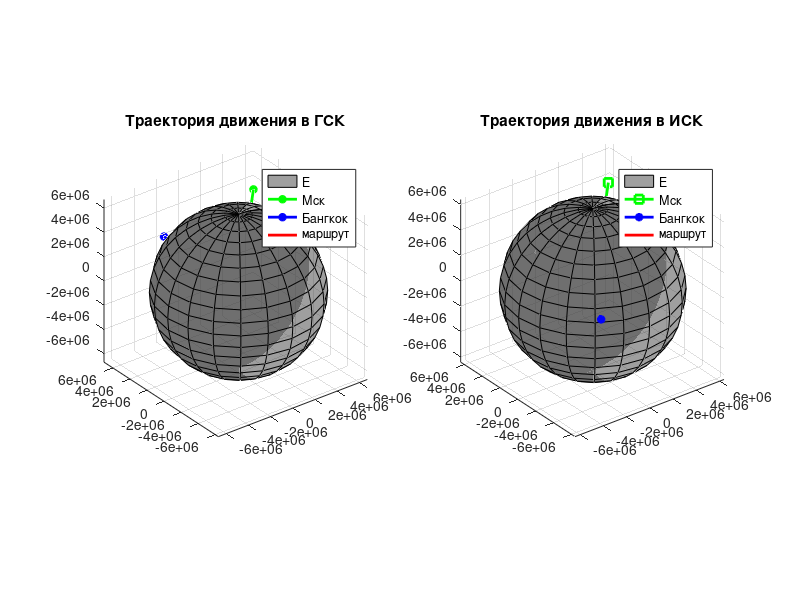

Here is the MATLAB script that generated this plot:
clear;
clc;

fprintf ("I.M.Markov - \n");
fprintf ("Primitive orthodromy realization\n");
fprintf ("==================================\n");


%% Блок начальных условий =================================================

try
    % Инит данные для моделирования
    initial_data = struct;   % Структура начальных условий
    
    initial_data.m0 = [55.7558, 37.6173]; % МСК
    % initial_data.m1 = [51.1, 0.12];% Лондон
    initial_data.m1 = [13.7563, 100.5018]; % Бангкок

    initial_data.W = 250; % Модуль вектора путевой скорости [м/с ]
    initial_data.t = 60 * 60; % Время в движении [sec]
    initial_data.h = 1000000; % высота движения
    initial_data.Hz = 10; % Герцовка записи данных
    
    const_values = struct; % Структура константных значений
    const_values.W_earth = 7.2921159e-5; % [1/sec]
    const_values.R_earth = 6371000; % R Земли [m]
    
    output_data = struct; % Структура выходных (итоговых данных)
    
    MACROS = struct;
    MACROS.plot = 1;
    MACROS.save_grafs = 0;

    fprintf ("[INFO] == data initial success\n");
catch exception
    fprintf ("[ERROR] == error with data initialization -> %s\n", exception.message);
end


%% Подготовка дополнительных данных =======================================
% Градусы в радианы
initial_data.m0 = deg2rad(initial_data.m0);
initial_data.m1 = deg2rad(initial_data.m1);

% переводим широты и долготы в декартовы координаты
initial_data.e0 = ...
    (const_values.R_earth +initial_data.h) * [cos(initial_data.m0(1)) * cos(initial_data.m0(2));
                                              cos(initial_data.m0(1)) * sin(initial_data.m0(2));
                                              sin(initial_data.m0(1))];


initial_data.e1 = ...
    (const_values.R_earth +initial_data.h) * [cos(initial_data.m1(1)) * cos(initial_data.m1(2));
                                              cos(initial_data.m1(1)) * sin(initial_data.m1(2));
                                              sin(initial_data.m1(1))];


% Угол поворота
alpha = atan2( norm(cross(initial_data.e0,initial_data.e1)), ...
                        dot(initial_data.e0,initial_data.e1) );

% вектор поворота
e_c = cross(initial_data.e0, initial_data.e1); e_c = e_c / norm(e_c);

% Длина маршрута:
L = (const_values.R_earth + initial_data.h) * alpha;

% Время в пути:
T = L / initial_data.W;

% Угловая скорость
wc = initial_data.W / (const_values.R_earth + initial_data.h);

% Шаг времени
dt = 0:(1 / initial_data.Hz):T;

C = [0,      -e_c(3),  e_c(2);
     e_c(3),  0,       -e_c(1);
     -e_c(2), e_c(1),  0];

% Определяем шаг угловой скорости вращения
step_beta = wc * (1 / initial_data.Hz);

% Создаём итоговые массивы выходных данных
output_data.r_m_gsk = zeros (length(0:step_beta:alpha), 3);
output_data.r_m_isk = zeros (length(0:step_beta:alpha), 3);
output_data.v_m_gsk = zeros (length(0:step_beta:alpha), 3);
output_data.v_m_isk = zeros (length(0:step_beta:alpha), 3);

% Матрица поворота с учётом углового шага
A = (eye(3) * cos(step_beta)) + ((1 - cos(step_beta))*(e_c * e_c')) - (C * sin(step_beta));

% Перевод начальной и конечной точки в ИСК
initial_data.e0_isk =[+cos(const_values.W_earth * 0), -sin(const_values.W_earth * 0), 0;
                      +sin(const_values.W_earth * 0), +cos(const_values.W_earth * 0), 0;
                      0, 0, 1] * initial_data.e0;

initial_data.e1_isk =[+cos(const_values.W_earth * T), -sin(const_values.W_earth * T), 0;
                      +sin(const_values.W_earth * T), +cos(const_values.W_earth * T), 0;
                      0, 0, 1] * initial_data.e1;

%% main cycle

% % Матрица пересчёта ГИСК -> ИСК
% M_IE = [+cos(const_values.W_earth * dt), -sin(const_values.W_earth * dt), 0;
%         +sin(const_values.W_earth * dt), +cos(const_values.W_earth * dt), 0;
%         0, 0, 1];


for count = 1:length(output_data.r_m_gsk)

    if (count == 1)
        output_data.r_m_gsk(count, :) =  initial_data.e0';
        output_data.r_m_isk(count, :) = [+cos(const_values.W_earth * dt(count)), -sin(const_values.W_earth * dt(count)), 0;
                                         +sin(const_values.W_earth * dt(count)), +cos(const_values.W_earth * dt(count)), 0;
                                         0, 0, 1] * output_data.r_m_gsk(count, :)';

        % output_data.v_m_gisk(count, :) = cross(e_c, output_data.r_m_gisk(count, :)); 
        % output_data.v_m_gisk(count, :) = output_data.v_m_gisk(count, :) / norm (output_data.v_m_gisk(count, :));
        % output_data.v_m_gisk(count, :) = output_data.v_m_gisk(count, :) * initial_data.W;
    else
        output_data.r_m_gsk(count, :) = A' * output_data.r_m_gsk(count-1, :)';
        output_data.r_m_isk(count, :) = [+cos(const_values.W_earth * dt(count)), -sin(const_values.W_earth * dt(count)), 0;
                                         +sin(const_values.W_earth * dt(count)), +cos(const_values.W_earth * dt(count)), 0;
                                         0, 0, 1] * output_data.r_m_gsk(count, :)';

        % output_data.v_m_gisk(count, :) = cross(e_c, output_data.r_m_gisk(count, :)); 
        % output_data.v_m_gisk(count, :) = output_data.v_m_gisk(count, :) / norm (output_data.v_m_gisk(count, :));
        % output_data.v_m_gisk(count, :) = output_data.v_m_gisk(count, :) * initial_data.W;
    end

end





%% ВЫвод инфо =============================================================
fprintf ("Путевая скорость - %.4f [m/s] \n", initial_data.W);

fprintf ("Длина маршрута - %.4f [m] \n", L);
fprintf ("               - %.4f [km] \n", L/1000);

fprintf ("Время в пути - %.4f [s]\n", T);
fprintf ("             - %.4f [m]\n", T/60);
fprintf ("             - %.4f [h]\n", T/3600);




%% PLOTS
% для картинок
sz = get (0, 'MonitorPositions');
pic_size = [0 0 1000, 500];
pics_path = "pics/";
LW = 2;


if (MACROS.plot == 1)
    % Траектория полёта ЛА
    try
        Figure_trajectory = figure ('Position', pic_size);
        
        subplot (1, 2, 1) % --------------------------------------------- ГИСК
        [x,y,z] = sphere;
        axis equal
        surf(const_values.R_earth * x, ...
             const_values.R_earth * y, ...
             const_values.R_earth * z, ...
             'facecolor','#404040', 'facealpha',.5); 
        grid on;
        axis equal
        hold on;
        
        % вектор начала маршрута
        plot3 ([0, initial_data.e0(1)], ...
               [0, initial_data.e0(2)], ...
               [0, initial_data.e0(3)], ...
               '-*g', 'linewidth',LW);
        
        % вектор конца маршрута
        plot3 ([0, initial_data.e1(1)], ...
               [0, initial_data.e1(2)], ...
               [0, initial_data.e1(3)], ...
               '-*b', 'linewidth',LW);
        
        % % нормаль вращения
        % plot3 ([0, const_values.R_earth * e_c(1)], ...
        %        [0, const_values.R_earth * e_c(2)], ...
        %        [0, const_values.R_earth * e_c(3)], ...
        %        '-*r', 'linewidth',LW);
        
        % Траектория движения ГИСК
        plot3 (output_data.r_m_gsk(:, 1), ...
               output_data.r_m_gsk(:, 2), ...
               output_data.r_m_gsk(:, 3), ...
               '-r', 'linewidth',LW);
        
        title ('Траектория движения в ГСК')
        legend ("E", "Мск", "Бангкок", "маршрут");
        
        subplot (1, 2, 2) % --------------------------------------------- ИСК
        axis equal
        surf(const_values.R_earth * x, ...
             const_values.R_earth * y, ...
             const_values.R_earth * z, ...
             'facecolor','#404040', 'facealpha',.5); 
        grid on;
        axis equal
        hold on;
        
        % вектор начала маршрута в ИСК
        plot3 ([0, output_data.r_m_isk(1, 1)], ...
               [0, output_data.r_m_isk(1, 2)], ...
               [0, output_data.r_m_isk(1, 3)], ...
               '-gs', 'linewidth',LW);
        
        % вектор конца маршрута в ИСК
        plot3 ([0, output_data.r_m_isk(end, 1)], ...
               [0, output_data.r_m_isk(end, 2)], ...
               [0, output_data.r_m_isk(end, 3)], ...
               '-*b', 'linewidth',LW);
        
        % Траектория движения ИСК
        plot3 (output_data.r_m_isk(:, 1), ...
               output_data.r_m_isk(:, 2), ...
               output_data.r_m_isk(:, 3), ...
               '-r', 'linewidth',LW);
        
        title ('Траектория движения в ИСК')
        legend ("E", "Мск", "Бангкок", "маршрут");
    
        if (MACROS.save_grafs == 1)
            exportgraphics (Figure_trajectory, pics_path+"trajectory.png");
            close (Figure_trajectory);
        end

        fprintf ("[INFO] == Figure_trajectory plot and save\n");
    catch exception
        fprintf ("[ERROR] == error with Figure_trajectory -> %s\n", exception.message);
    end
end


clear A C dt e_c L Ln T wc LW monitor M_IE x y z sz alpha
clear step_beta save_graf_trigger pics_path pic_size F0 count
